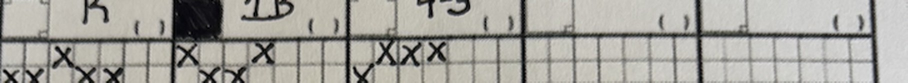
#> input picture strips_debug/grid_1.jpg, 1815 x 165 px (shown at 1/2 size); its folder holds only this picture in this run
$ python extract_pitching_chart.py strips_debug/grid_1.jpg
#> lines starting #> are read from the running program, lines starting #| are printed output that depends on the picture; after the words box and inside, x2 and y2 are one past the last pixel; in counts of white or black regions, pixels touching at a corner belong together
### extract_chart.py
"""Read a photo of a handwritten at-bat chart and save the data as JSON.

    python3 extract_chart.py sample_charts/photo.png            # reads it, saves extracted/photo.json
    python3 extract_chart.py sample_charts/photo.png --dry-run  # only cuts the photo, NO API call, no cost

The photo is cut into one strip per batter, and each strip is read separately.
After a dry run, open strips_debug/overlay.jpg: each red band should hold
exactly one batter. If not, change the settings below.

Needs a .env file containing:  ANTHROPIC_API_KEY=your_key_here
Nothing is written to the database. Run import_chart.py next.
"""

import argparse
import base64
import io
import json
import os
import sys
from concurrent.futures import ThreadPoolExecutor, as_completed
from pathlib import Path

from dotenv import load_dotenv
import numpy as np
from PIL import Image, ImageDraw, ImageOps

load_dotenv()

MODEL = "claude-sonnet-5-5"

# ---------------------------------------------------------------------------
# SETTINGS: how your chart photos are laid out.
# ---------------------------------------------------------------------------
ROWS = 9            # batters on the sheet
COLUMNS = 5         # big at-bat boxes printed per batter row
ROTATE = 0          # degrees clockwise to turn the photo (0 if it's already upright)
AUTO_ROWS = True    # find the row lines in each photo (and straighten tilt). False = use the two numbers below
GRID_TOP = 0.145    # where the first batter row starts, as a fraction of the height
GRID_BOTTOM = 0.98  # where the last batter row ends
OVERLAP = 0.25      # extra image kept above and below each row
USE_THINKING = True # True = more careful but slower; False = faster and cheaper

# Second look at just the ball/strike X grids, zoomed in, to improve the counts.
# It adds one more request per batter row. Set COUNT_PASS = False to turn it off.
COUNT_PASS = True
COUNT_GRID_HEIGHT = 0.5  # top part of each row band that holds the X grids (0.5 = top half)
COUNT_LEFT = 0.16        # where the first box starts, as a fraction of the photo's width
COUNT_UPSCALE = 2.5      # enlarge the grid crop this many times before sending

# ---------------------------------------------------------------------------
# The prompt: describes YOUR chart notation. Update it if your charts change.
# ---------------------------------------------------------------------------
ROW_PROMPT = """
You are reading ONE horizontal strip cut from a photo of a handwritten
baseball at-bat chart. It holds a single batter's row. Accuracy matters more
than speed.

LAYOUT
- The batter's name is at the LEFT edge. To its right are exactly __COLS__
  large at-bat boxes side by side. Box 1 is their first at-bat, box 2 the
  second, and so on. There are NEVER more than __COLS__ boxes. The small grid
  of squares at the top of each box is where the X's are drawn; those small
  squares are NOT separate boxes. Unused boxes at the right are normal.
- The strip was cut by position, so slivers of the neighboring rows can show
  at the top and bottom. Ignore them. Read only the row whose name is most
  fully visible.

INSIDE EACH BOX
- X marks: the BOTTOM row of X's is balls, the TOP row is strikes. Count each
  row separately, one X at a time. X's can crowd or overlap.
- A small diamond: shaded means the batter scored, unshaded means not.
- A text result: K (strikeout), BB (walk), HBP (hit by pitch), 1B/2B/3B/HR,
  or an out written as fielding positions (6-3, F7, P6, E6, FC).

PROCEDURE
1. Read the batter's name.
2. Report exactly __COLS__ entries, one per box, left to right, numbered 1 to
   __COLS__. An empty box gets "box_blank": true and null values.
3. A walk (BB) needs 4 balls and a strikeout (K) needs at least 3 strikes. If
   a box doesn't add up, report exactly what you see and set "uncertain": true.
   Do NOT change a count to make the numbers agree.

Return ONLY valid JSON (no markdown, no extra text) in this structure:

{
  "name": "<string>",
  "at_bats": [
    {
      "column": <1 to __COLS__>,
      "box_blank": <true if nothing is written in the box>,
      "balls": <number of X's in the bottom row, or null>,
      "strikes": <number of X's in the top row, or null>,
      "result": "<text code, or null>",
      "scored": <true or false, or null if blank>,
      "uncertain": <true if anything in this box was hard to read>
    }
  ],
  "notes": "<anything illegible or ambiguous in this row>"
}

If a field is unreadable, use null rather than guessing, and say so in "notes".
""".strip()


COUNT_PROMPT = """
You are counting marks on a zoomed crop of one batter's ball/strike tally grids
from a handwritten baseball at-bat chart. Accuracy matters more than speed.

LAYOUT
- The crop shows up to __COLS__ boxes side by side, left to right. Box 1 is the
  leftmost. Unused boxes at the right are often empty.
- Each box has a tally grid of small squares in TWO rows. X marks in the TOP
  row of squares are STRIKES. X marks in the BOTTOM row of squares are BALLS.
- An X can be drawn large and spill across neighboring squares. Count each
  separate X once. Do not count printed grid lines.
- Slivers of other rows may show at the top or bottom edge. Ignore them.

PROCEDURE
For each box, go left to right. Count the X's in the top row, then the X's in
the bottom row. Count only what you can see. Do not use any result or guess
what the count "should" be. A box with an empty grid has 0 and 0. If a count is
hard to make out, give your best count and set "uncertain": true.

Return ONLY valid JSON (no markdown, no extra text):

{
  "boxes": [
    {"column": <1 to __COLS__>, "strikes": <top-row X count>, "balls": <bottom-row X count>, "uncertain": <true or false>}
  ]
}
""".strip()


# ---------------------------------------------------------------------------
# Images
# ---------------------------------------------------------------------------

def load_image(path, rotate=0):
    """Open a photo, fix phone-camera rotation, turn it clockwise if asked, and
    (when AUTO_ROWS is on) straighten a slightly tilted photo."""
#> called with rotate = 0
    img = ImageOps.exif_transpose(Image.open(path)).convert("RGB")
#> img is the input picture: PIL image 1815x165 RGB; mean R, G, B 165.2, 163.5, 157.5
    img = img.rotate(-rotate, expand=True) if rotate else img
    return straighten(img) if AUTO_ROWS else img


def _line_profile(gray):
    """For each pixel row, the fraction of the middle of the photo that is thick dark ink.
    Heavy printed row lines stand out; thin grid lines and handwriting mostly don't."""
    dark = gray < 0.55 * np.percentile(gray, 90)  # well below the paper's brightness
    thick = dark[:-1] & dark[1:]  # ink at least 2 pixels tall
    # Drop dark areas much taller than a printed line (a dark table around the
    # sheet, a big smudge): a line is dark for only a few pixel rows in a row.
    tall = 12
    cumulative = np.vstack([np.zeros((1, thick.shape[1]), int), np.cumsum(thick, axis=0)])
    solid = (cumulative[tall:] - cumulative[:-tall]) == tall  # runs of `tall` dark pixels
    near_solid = np.zeros_like(thick)
    for shift in range(tall):  # grow each solid run back to its full height
        near_solid[shift:shift + len(solid)] |= solid
    thick = thick & ~near_solid
    width = thick.shape[1]
    # the middle of the photo, so a table or margin at the sides doesn't dilute the lines
    return thick[:, int(width * 0.3):int(width * 0.7)].mean(axis=1)


def _small_gray(img, width=800):
#> called with width = 800
    scale = width / img.width
#> scale = 0.441
    return img.convert("L").resize((width, max(1, round(img.height * scale)))), scale


def straighten(img):
    """Rotate a slightly tilted photo so the row lines are horizontal.
    Tries small angles and keeps the one that makes the lines sharpest."""
    small, _ = _small_gray(img)
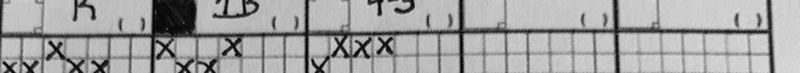
#> small: PIL image 800x73 L; min 0, max 219, mean 163.3
    best_angle, best_score, base_score = 0.0, -1.0, None
    for angle in np.arange(-4, 4.01, 0.25):
        turned = small.rotate(float(angle), resample=Image.Resampling.BILINEAR, fillcolor=255)
        score = float(np.var(_line_profile(np.asarray(turned, dtype=float))))
        if abs(angle) < 1e-9:
            base_score = score
        if score > best_score:
            best_angle, best_score = float(angle), score
#> this loop made 33 passes
#> (score, best_angle, best_score) on passes 1, 2, 3, 4, 5, 6, 7, 8, 11, 12, 13, 14: (0.00778, -4, 0.00778), (0.00851, -3.75, 0.00851), (0.0088, -3.5, 0.0088), (0.00996, -3.25, 0.00996), (0.0114, -3, 0.0114), (0.0122, -2.75, 0.0122), (0.0142, -2.5, 0.0142), (0.0164, -2.25, 0.0164), (0.0196, -1.5, 0.0196), (0.0254, -1.25, 0.0254), (0.0273, -1, 0.0273), (0.0301, -0.75, 0.0301)
#> (score, base_score) on pass 17: (0.0161, 0.0161)
#> pass 1, in straighten, `turned = small.rotate(float(angle), resample=Image.Resampling.BILINEAR..`:
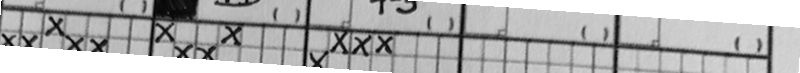
#> turned: PIL image 800x73 L; min 0, max 255, mean 178.9
#> pass 1, in _line_profile, `dark = gray < 0.55 * np.percentile(gray, 90)  # well below the paper's..`:
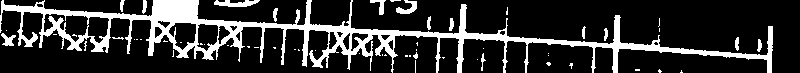
#> dark: shape (73, 800) bool; 19.6% white; 58 white regions (42 under 20 px), largest, box (x1, y1, x2, y2) and area: (0, 0, 773, 73) 10220, (214, 0, 260, 7) 207, (396, 0, 417, 14) 149
#> pass 1, in _line_profile, `cumulative = np.vstack([np.zeros((1, thick.shape[1]), int), np.cumsum(..`:
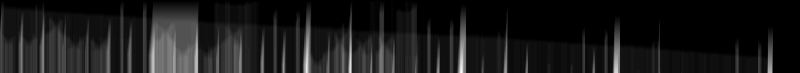
#> cumulative: shape (73, 800) int64; min 0, max 68, mean 6.6; drawn with min black and max white
#> after the loop, best_angle = -0.75; best_score = 0.0301
    # only turn the photo if it clearly helps
    if abs(best_angle) < 0.3 or best_score < 1.1 * (base_score or 0):
        best_angle = 0.0
    turned = img.rotate(best_angle, resample=Image.Resampling.BICUBIC, fillcolor=(255, 255, 255)) if best_angle else img
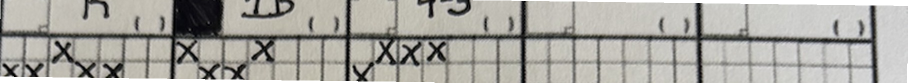
#> turned: PIL image 1815x165 RGB (shown at 1/2 size); mean R, G, B 167.8, 166.1, 160.3
    turned.info["tilt"] = best_angle
    return turned


# [216 lines left out: functions _line_peaks, find_row_lines, row_edges, describe_rows, split_into_rows, box_left_edge and 4 more, not called in this run]


# ---------------------------------------------------------------------------
# Talking to Claude
# ---------------------------------------------------------------------------

def make_client():
    import anthropic  # imported here so --dry-run works without it

    api_key = os.getenv("ANTHROPIC_API_KEY")
    if not api_key:
        raise RuntimeError("No ANTHROPIC_API_KEY found. Check your .env file.")
    return anthropic.Anthropic(api_key=api_key)


# [264 lines left out: functions ask_claude, extract_rows, apply_counts, read_hitting_chart, fix_count, merge_rows and 3 more, not called in this run]


# [2 lines that do not run on import are left out]

### extract_pitching_chart.py
"""Read a pitching chart: a velocity table on the left, strike-zone boxes on the right.

    python3 extract_pitching_chart.py sample_charts/photo.png            # reads it, saves extracted/photo_pitching.json
    python3 extract_pitching_chart.py sample_charts/photo.png --dry-run  # only cuts the photo, NO API call, no cost

How it works:
  1. The photo is cut into two parts: the velocity table and the zone boxes.
  2. Each part is read in its own request.
  3. This script (not the model) joins them by pitch number and checks that
     everything lines up.

After a dry run, open crops_debug/table.jpg and crops_debug/zones.jpg and check
that each one shows the right part. If not, change SPLIT below.

Nothing is written to the database; this only reads the chart.
"""

import argparse
import json
import sys
from concurrent.futures import ThreadPoolExecutor
from pathlib import Path

from extract_chart import ask_claude, load_image, make_client

# ---------------------------------------------------------------------------
# SETTINGS
# ---------------------------------------------------------------------------
SPLIT = 0.40          # where the table ends and the boxes begin, as a fraction of the width
TABLE_SIDE = "left"   # which side of the cut holds the velocity table
ROTATE = 0            # degrees clockwise to turn the photo (0 if it's already upright)
MIN_VELO, MAX_VELO = 40, 100  # velocities outside this range get flagged
ZONE_UPSCALE = 1.5    # enlarge the zone boxes before sending, so thin lines are easier to see

# ---------------------------------------------------------------------------
# Prompts: describe YOUR chart. Update them if the chart layout changes.
# ---------------------------------------------------------------------------
TABLE_PROMPT = """
You are reading the velocity table from a handwritten baseball pitching chart
for one pitcher's outing. Accuracy matters more than speed.

LAYOUT
- The far-left column is "Pitch Count": the numbers 1, 2, 3, ... are PRINTED
  down the page, one per row. Next to it are columns for pitch types, with the
  type printed in the header (for example FB, CH, SL, OTH).
- Each handwritten entry is a velocity in mph, written in the column for its
  pitch type. Only one column is filled in per row.
- A pitch's number is the printed Pitch Count number on the SAME ROW as the
  velocity. Handwriting is often larger than a row, so follow the row lines
  carefully. Entries are written top to bottom in the order thrown, so the
  numbers should run 1, 2, 3, ... with no gaps.
- Ignore any blank rows below the last entry.

PROCEDURE
1. Read the header of each pitch-type column.
2. Go down the table one row at a time. For each row that has a velocity,
   record the row's pitch number, the column header, and the velocity.
3. If something is hard to read, use null and set "uncertain": true. Never
   guess a digit and never invent an entry.

Return ONLY valid JSON (no markdown, no extra text) in this structure:

{
  "pitcher": "<name or null>",
  "game_info": "<opponent/date text or null>",
  "pitches": [
    {"number": <integer>, "pitch_type": "<column header>", "velocity": <number or null>, "uncertain": <true or false>}
  ],
  "notes": "<anything illegible or ambiguous>"
}
""".strip()

ZONE_PROMPT = """
You are reading the strike-zone boxes from a handwritten baseball pitching
chart for one pitcher's outing. Accuracy matters more than speed.

LAYOUT
- The sheet has a grid of light-gray square panels. Each panel holds a
  hand-drawn rectangle with a BLACK outline. One panel is one at-bat.
- THE STRIKE ZONE IS ONLY THE AREA INSIDE THE BLACK OUTLINE. The gray square
  behind it is just background, not part of the zone. The black rectangle
  nearly fills its gray square, so the gray margin is very thin. A number is
  OUTSIDE the zone only if MORE THAN HALF of it lies beyond a black line, that
  is, its center is outside the line. A number that merely touches or overlaps
  a black line, with at least half of it still inside, is INSIDE the zone.
- Most panels are empty. Only report panels that have pitch numbers in them.
- Each pitch is a small NUMBER written where that pitch crossed the plate. It
  may have a small dot beside it; the location is where the number and dot are.
- Numbers count up continuously through the whole outing and do not restart for
  each batter, so the numbers in one panel are consecutive and continue from
  the previous panel in game order.
- Text written above a panel (such as K, BB, F7, 1B, 6-3) is the result of that
  at-bat. Use null if there is none.
- Ignore the title, the summary boxes (H, BB, HBP, K, velocity range) and the
  innings table; they are not strike zones.

LOCATION
For each pitch number, first decide "where" by comparing the CENTER of
the number to the BLACK OUTLINE. If the center is inside the lines, the answer
is "inside", even if part of the number touches a line. Use exactly one of:
  "inside"  (the center is within the black lines, even if the number touches a line)
  "above", "below", "left", "right"  (outside, beyond that one side)
  "above-left", "above-right", "below-left", "below-right"  (outside a corner)
Then estimate x and y relative to the black rectangle:
- x: 0.0 = left black line, 1.0 = right black line. Outside is below 0 or above 1.
- y: 0.0 = bottom black line, 1.0 = top black line. Below is negative, above is
  greater than 1.
Round to one decimal place. x and y must agree with "where": an "inside" pitch
has both between 0 and 1, and "left" means x is below 0, and so on.

PROCEDURE
1. List the panels that contain pitch numbers, and note each one's row on the
   sheet (1 = top) and position in that row (1 = leftmost).
2. In each panel, read every number carefully. Numbers can have two digits and
   can touch the rectangle or each other.
3. For each number, trace the black outline first, then decide "where" from
   which side of the line the center of the number is on.
4. If a number or position is hard to read, set "uncertain": true instead of
   guessing. Never invent a number.

Return ONLY valid JSON (no markdown, no extra text) in this structure:

{
  "boxes": [
    {
      "sheet_row": <number>,
      "sheet_col": <number>,
      "result": "<text written above the panel, or null>",
      "pitches": [
        {"number": <integer>, "where": "<one of the values above>", "x": <number>, "y": <number>, "uncertain": <true or false>}
      ]
    }
  ],
  "notes": "<anything illegible or ambiguous>"
}
""".strip()


# ---------------------------------------------------------------------------
# Cutting the photo
# ---------------------------------------------------------------------------

def split_halves(img):
    """Cut the photo at SPLIT. Returns (table_image, zones_image)."""
    cut = round(img.width * SPLIT)
#> cut = 726
    left = img.crop((0, 0, cut, img.height))
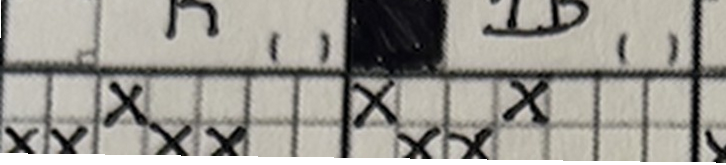
#> left: PIL image 726x165 RGB; mean R, G, B 153.9, 151.4, 144.7
    right = img.crop((cut, 0, img.width, img.height))
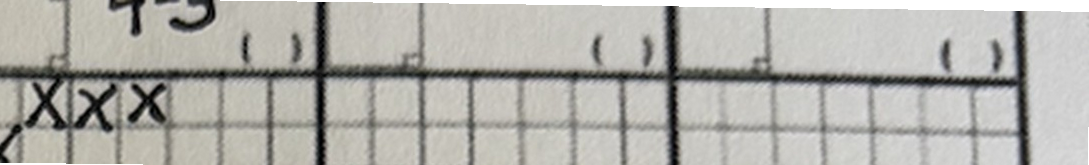
#> right: PIL image 1089x165 RGB; mean R, G, B 177.2, 176, 170.8
    return (left, right) if TABLE_SIDE == "left" else (right, left)


# [151 lines left out: functions save_crops, reconcile, merge_pitching, print_summary, not called in this run]


# ---------------------------------------------------------------------------

def read_pitching_chart(path, client=None):
    """Photo in, (result, warnings) out: read the table and the zone boxes,
    then join them by pitch number."""
    table_img, zones_img = split_halves(load_image(path, ROTATE))
    zones_img = zones_img.resize((round(zones_img.width * ZONE_UPSCALE),
                                  round(zones_img.height * ZONE_UPSCALE)))
    client = client or make_client()
    with ThreadPoolExecutor(max_workers=2) as pool:
        table_job = pool.submit(ask_claude, client, table_img, TABLE_PROMPT,
                                "Extract the velocity table as JSON.")
        zones_job = pool.submit(ask_claude, client, zones_img, ZONE_PROMPT,
                                "Extract the strike-zone boxes as JSON.")
        table, zones = table_job.result(), zones_job.result()
    return merge_pitching(table, zones)


def main():
    parser = argparse.ArgumentParser(description="Read a handwritten pitching chart photo.")
    parser.add_argument("image", help="path to the chart photo")
    parser.add_argument("--dry-run", action="store_true",
                        help="cut the photo and save the two parts, with no API call and no cost")
    args = parser.parse_args()

    path = Path(args.image)
    if not path.exists():
        sys.exit(f"File not found: {path}")

    if args.dry_run:
        save_crops(*split_halves(load_image(path, ROTATE)))
        return

    print("Sending the table and the zone boxes to Claude (two requests)...")
    try:
        result, warnings = read_pitching_chart(path)
    except Exception as error:
#> (the run stopped early here; a loop or call above may not have finished)

$ run again, on strips_debug/grid_5.jpg
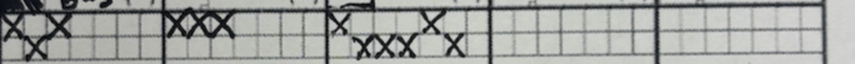
#> input picture strips_debug/grid_5.jpg, 1710 x 128 px (shown at 1/2 size)
#> in load_image, img is the input picture: PIL image 1710x128 RGB; mean R, G, B 160.3, 162, 158.9
#> the loop in straighten, `for angle in np.arange(-4, 4.01, 0.25):` made 33 passes
#> (score, best_angle, best_score) on passes 1 to 8: (0.00516, -4, 0.00516), (0.00598, -3.75, 0.00598), (0.00673, -3.5, 0.00673), (0.00716, -3.25, 0.00716), (0.00822, -3, 0.00822), (0.00952, -2.75, 0.00952), (0.011, -2.5, 0.011), (0.0129, -2.25, 0.0129)
#> after the loop in straighten, `for angle in np.arange(-4, 4.01, 0.25):`: best_angle = -0.75; best_score = 0.032
#> in straighten, `turned = img.rotate(best_angle, resample=Image.Resampling.BICUBIC, fil..`:
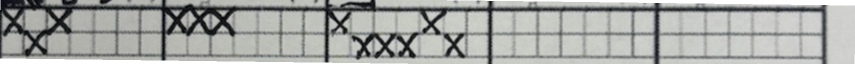
#> turned: PIL image 1710x128 RGB (shown at 1/2 size); mean R, G, B 163.8, 165.4, 162.5
#> cut = 684
#> in split_halves, `right = img.crop((cut, 0, img.width, img.height))`:
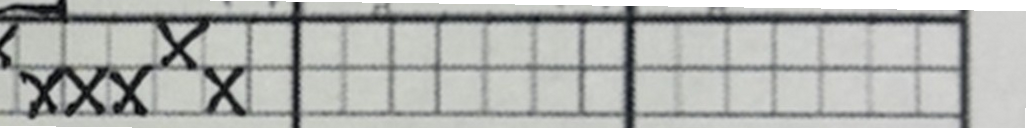
#> right: PIL image 1026x128 RGB; mean R, G, B 173.8, 175.6, 172.7

$ run again, on strips_debug/grid_6.jpg
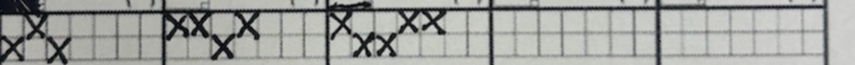
#> input picture strips_debug/grid_6.jpg, 1710 x 130 px (shown at 1/2 size)
#> in load_image, img is the input picture: PIL image 1710x130 RGB; mean R, G, B 160, 161.4, 158.2
#> the loop in straighten, `for angle in np.arange(-4, 4.01, 0.25):` made 33 passes
#> (score, best_angle, best_score) on passes 1 to 8: (0.00735, -4, 0.00735), (0.00814, -3.75, 0.00814), (0.00851, -3.5, 0.00851), (0.00878, -3.25, 0.00878), (0.00977, -3, 0.00977), (0.0106, -2.75, 0.0106), (0.0115, -2.5, 0.0115), (0.0125, -2.25, 0.0125)
#> after the loop in straighten, `for angle in np.arange(-4, 4.01, 0.25):`: best_angle = -0.5; best_score = 0.0323
#> in straighten, `turned = img.rotate(best_angle, resample=Image.Resampling.BICUBIC, fil..`:
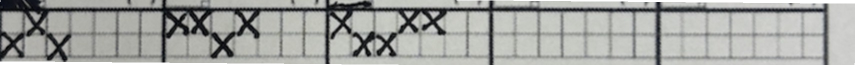
#> turned: PIL image 1710x130 RGB (shown at 1/2 size); mean R, G, B 161.9, 163.3, 160.2
#> cut = 684
#> in split_halves, `right = img.crop((cut, 0, img.width, img.height))`:
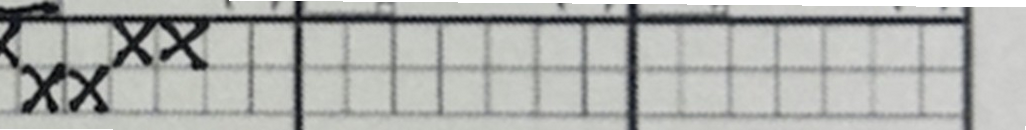
#> right: PIL image 1026x130 RGB; mean R, G, B 173.5, 175.1, 172

$ run again, on strips_debug/grid_7.jpg
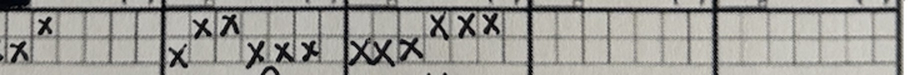
#> input picture strips_debug/grid_7.jpg, 1815 x 150 px (shown at 1/2 size)
#> in load_image, img is the input picture: PIL image 1815x150 RGB; mean R, G, B 157.6, 156.2, 151
#> the loop in straighten, `for angle in np.arange(-4, 4.01, 0.25):` made 33 passes
#> (score, base_score, best_angle, best_score) on pass 17: (0.0314, 0.0314, 0, 0.0314)
#> after the loop in straighten, `for angle in np.arange(-4, 4.01, 0.25):`: best_angle = 0.25; best_score = 0.034
#> cut = 726
#> in split_halves, `right = img.crop((cut, 0, img.width, img.height))`:
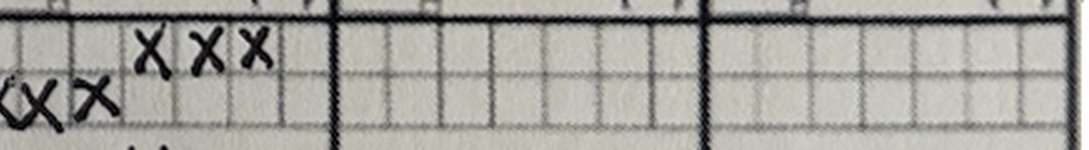
#> right: PIL image 1089x150 RGB; mean R, G, B 163.9, 162.2, 156.4
